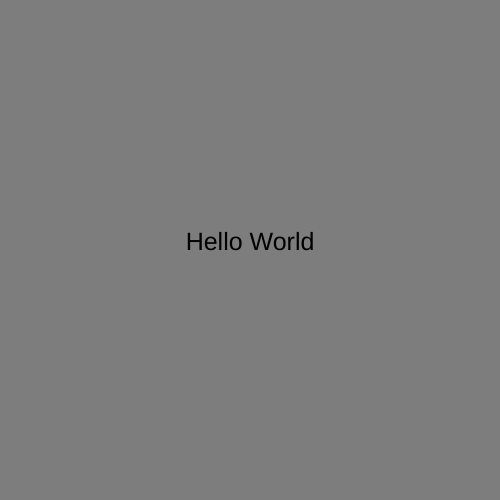
Frame 1 (no input)
Frame 60 (no input): identical to frame 1, image omitted
Frame 120 (the mouse pressed at the canvas centre since frame 60): identical to frame 1, image omitted

The p5.js sketch that drew this single still picture (run headless with seeded random() and noise() and a simulated clock; from frame 60 on, the mouse is pressed at the canvas centre):

// p5.js sketch
// ── sketch.js
function setup() {
  createCanvas(500, 500);
}

function draw() {
  background(125);
  textAlign(CENTER);
  textSize(25);
  text('Hello World', 250, 250);
}
